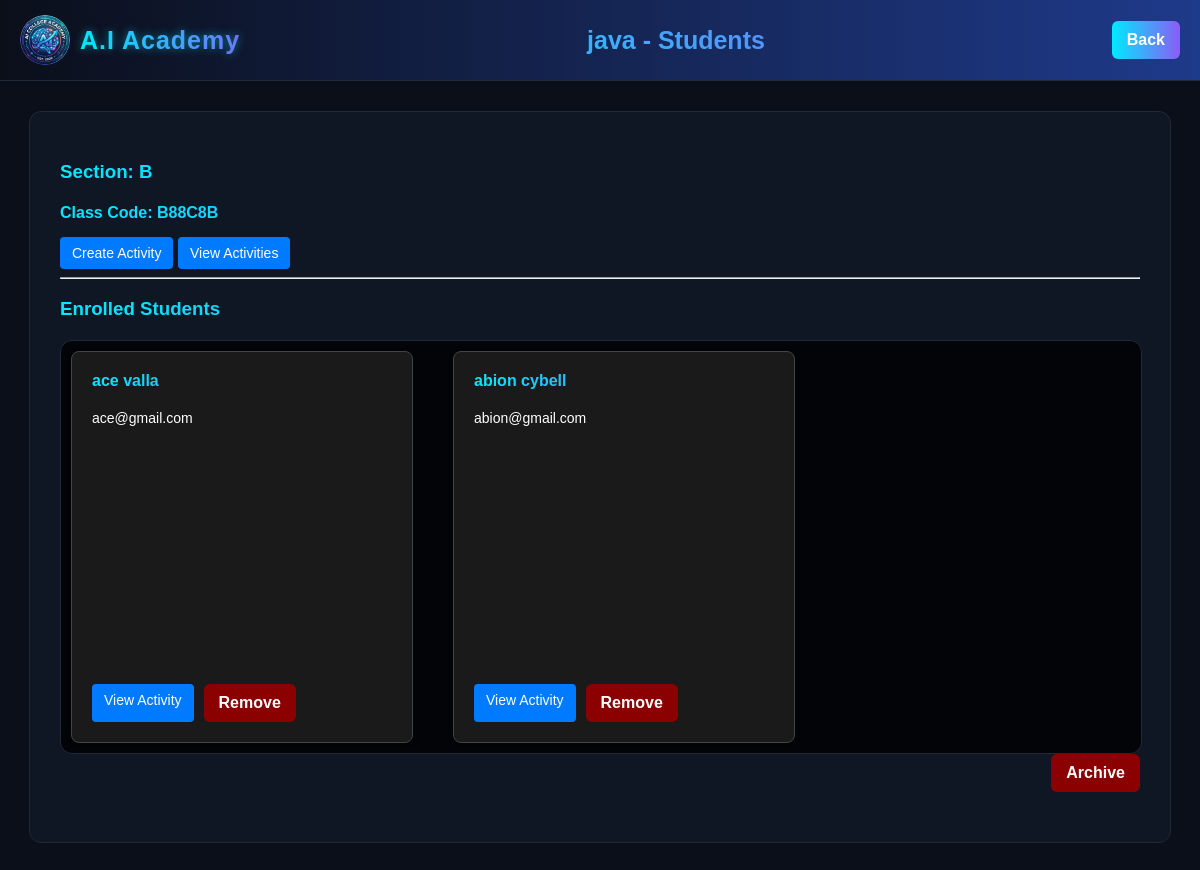
Page /public/pages/view_class.php?class_id=7 (signed in) on the committed database.
### tables this page shows
CREATE TABLE `classes` (
  `classes_id` int(11) NOT NULL,
  `subject` varchar(100) NOT NULL,
  `section` varchar(50) NOT NULL,
  `code` varchar(50) NOT NULL,
  `user_id` int(11) DEFAULT NULL,
  `class_code` varchar(10) NOT NULL,
  `is_archived` tinyint(1) DEFAULT 0
);

CREATE TABLE `users` (
  `id` int(11) NOT NULL,
  `firstname` varchar(100) DEFAULT NULL,
  `lastname` varchar(100) DEFAULT NULL,
  `email` varchar(100) DEFAULT NULL,
  `password` varchar(255) DEFAULT NULL,
  `role` enum('student','faculty') NOT NULL
);

### public/pages/view_class.php (the view, shortened to what this page needs)
<?php
require_once __DIR__ . '/../../src/Helpers/_init.php';
$user = $_SESSION['user'];
$class_id = $_GET['class_id'] ?? null;
$stmt = $conn->prepare("SELECT subject, section, class_code FROM classes WHERE classes_id = ?");
$stmt->bind_param("i", $class_id);
$stmt->execute();
$class = $stmt->get_result()->fetch_assoc();
$stmt = $conn->prepare("
    SELECT u.id, u.firstname, u.lastname, u.email
    FROM users u
    JOIN enrollments e ON u.id = e.user_id
    WHERE e.class_id = ?
");
$stmt->bind_param("i", $class_id);
$stmt->execute();
$students = $stmt->get_result()->fetch_all(MYSQLI_ASSOC);
?>
<!DOCTYPE html>
<html>
<head>
    <link rel="stylesheet" href="../assets/CSS/view_class.css">
</head>
<body>
<div class="header">
    <div class="left">
        <img src="../assets/images/logo.png" class="logo">
        <h1 class="brand">A.I Academy</h1>
    </div>
    <div class="middle">
        <h2><?= htmlspecialchars($class['subject']); ?> - Students</h2>
    </div>
    <div class="right">
        <a href="dashboard.php" class="logout">Back</a>
    </div>
</div>
<div class="container">
    <h3>Section: <?= htmlspecialchars($class['section']); ?></h3>
    <h4>Class Code: <?= htmlspecialchars($class['class_code']); ?></h4>
    <div>
        <a href="create_activity.php?class_id=<?= htmlspecialchars($class_id); ?>" class="create-activity-btn">
            Create Activity
        </a>
        <a href="class_activities.php?class_id=<?= htmlspecialchars($class_id); ?>" class="view-activities-btn">
            View Activities
        </a>
    </div>
    <hr>
    <h3>Enrolled Students</h3>
    <?php if (count($students) > 0): ?>
        <div class="classes-container">
            <?php foreach ($students as $s): ?>
                <div class="class-card">
                    <h4>
                        <a href="view_student.php?class_id=<?= $class_id ?>&user_id=<?= $s['id'] ?>" style="color:white; text-decoration:none;">
                            <?= htmlspecialchars($s['firstname'] . ' ' . $s['lastname']); ?>
                        </a>
                    </h4>
                    <p><?= htmlspecialchars($s['email']); ?></p>
                    <div class="card-actions">
                        <a href="view_student.php?class_id=<?= $class_id ?>&user_id=<?= $s['id'] ?>"
                           class="view-activity-btn">
                            View Activity
                        </a>
                        <a href="kick_student.php?class_id=<?= $class_id ?>&user_id=<?= $s['id'] ?>"
                           class="delete-class-btn"
                           onclick="return confirm('Remove this student from class?')">
                            Remove
                        </a>
                    </div>
                </div>
            <?php endforeach; ?>
        </div>
    <?php else: ?>
        <p>No students enrolled yet.</p>
    <?php endif; ?>
<?php if ($user['role'] === 'faculty'): ?>
    <div style="margin-bottom: 20px; text-align:right;">
        <a href="delete_class.php?class_id=<?= $class_id; ?>"
           class="delete-class-btn"
           onclick="return confirm('Move this class to trash?')">
            Archive
        </a>
    </div>
<?php endif; ?>
</div>
</body>
</html>

### public/assets/CSS/view_class.css (style rules this page uses)
body { margin: 0; font-family: Arial, sans-serif; background: #0b0f1a; color: white; }
a { color: #00eaff; text-decoration: none; }
.header { display: flex; justify-content: space-between; align-items: center; padding: 15px 20px; background: linear-gradient(90deg, #0b0f1a, #1e3a8a); border-bottom: 1px solid #1f2937; }
.classes-container { max-width: 100%; margin: 30px auto; padding: 30px; background: rgba(0, 0, 0, 0.8); border: 1px solid #1f2937; border-radius: 12px; display: flex; flex-wrap: wrap; gap: 20px; justify-content: flex-start; margin: 0; padding: 0; width: 100%; }
.class-card { background: #1a1a1a; border: 1px solid #444; border-radius: 8px; padding: 20px; width: 300px; min-width: 300px; height: 350px; box-shadow: 0 2px 5px rgba(0,0,0,0.3); transition: transform 0.2s; flex-shrink: 0; display: flex; flex-direction: column; margin: 10px; }
.class-card h4 { margin: 0 0 10px 0; color: #0073ff; }
.class-card p { margin: 5px 0; font-size: 14px; }
.card-actions { margin-top: auto; display: flex; gap: 10px; padding-top: 10px; }
.create-activity-btn, .view-activities-btn, .view-activity-btn { display: inline-block; padding: 8px 12px; color: rgb(255, 255, 255); text-decoration: none; border-radius: 4px; font-size: 14px; background: #007bff; }
.delete-class-btn { background: darkred; color: white; padding: 10px 15px; border-radius: 6px; text-decoration: none; font-weight: bold; display: inline-block; transition: all 0.3s ease; }
.left { display: flex; align-items: center; gap: 10px; }
.middle { flex: 1; text-align: center; }
.right { display: flex; align-items: center; gap: 15px; }
.logo { width: 50px; height: 50px; border-radius: 50%; }
.brand { font-size: 25px; font-weight: 700; letter-spacing: 1px; background: linear-gradient(90deg, #00eaff, #8b5cf6); -webkit-background-clip: text; -webkit-text-fill-color: transparent; text-shadow: 0 0 8px rgba(0, 234, 255, 0.5); margin: 0; }
.middle h2 { font-size: 25px; background: linear-gradient(90deg, #00eaff, #8b5cf6); -webkit-background-clip: text; -webkit-text-fill-color: transparent; margin: 0; }
button, .btn, .submit-btn, .logout { display: inline-block; padding: 10px 15px; border: none; border-radius: 6px; cursor: pointer; font-weight: bold; transition: all 0.3s ease; text-decoration: none; text-align: center; box-sizing: border-box; }
button, .btn, .submit-btn, .logout { background: linear-gradient(90deg, #00eaff, #8b5cf6); color: white; }
.container { max-width: 90%; margin: 30px auto; padding: 30px; background: rgba(17, 24, 39, 0.8); border: 1px solid #1f2937; border-radius: 12px; }
.container h3 { background: linear-gradient(90deg, #00eaff, #8b5cf6); -webkit-background-clip: text; -webkit-text-fill-color: transparent; margin-bottom: 20px; }
.container h4 { background: linear-gradient(90deg, #00eaff, #8b5cf6); -webkit-background-clip: text; -webkit-text-fill-color: transparent; margin-bottom: 15px; }

### rows in the picture
classes: subject "java", section "B", class_code "B88C8B"
users: firstname+lastname "ace valla", email "ace@gmail.com"
users: firstname+lastname "abion cybell", email "abion@gmail.com"
